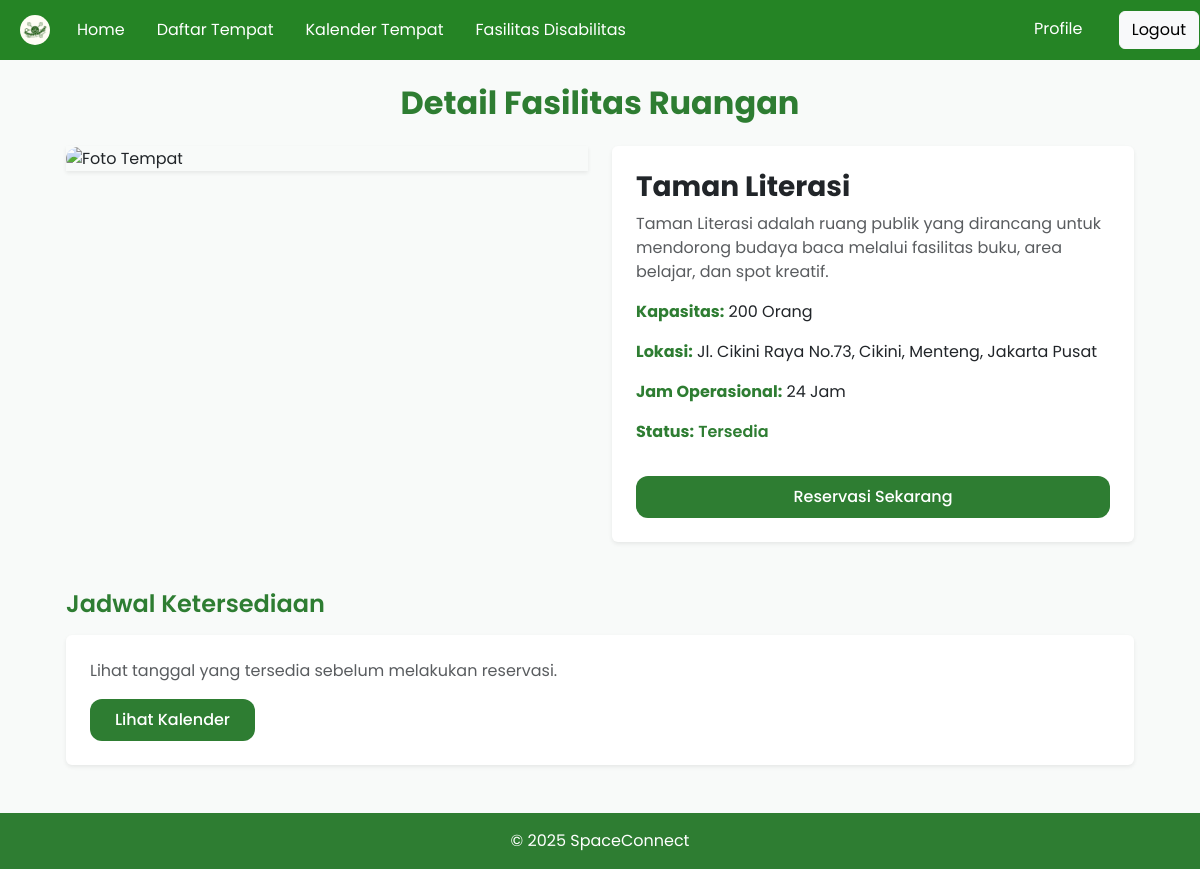
Screenshot of /usr-detail-fasilitas.php?id=5 (signed in) with the database file from the repository.
### tables this page shows
CREATE TABLE `tempat` (
  `id` int(50) NOT NULL,
  `namaTempat` text NOT NULL,
  `deskripsiTempat` text NOT NULL,
  `kapasitas` text NOT NULL,
  `lokasi` text NOT NULL,
  `jamOperasi` text NOT NULL,
  `foto` mediumblob NOT NULL
);

### usr-detail-fasilitas.php (the view, shortened to what this page needs)
<?php
    require 'php/koneksi.php';
    if (isset($_GET['id'])) {
        $id = intval($_GET['id']);
        $query = "SELECT * FROM tempat WHERE id = $id";
        $result = mysqli_query($conn, $query);
        if ($result && mysqli_num_rows($result) > 0) {
            $row = mysqli_fetch_assoc($result);
        } else {
            echo "Data tidak ditemukan.";
            exit;
        }
    } else {
        echo "ID tidak dikirim.";
        exit;
    }
?>
<!DOCTYPE html>
<html lang="id">
<head>
    <link rel="stylesheet" href="https://cdn.jsdelivr.net/npm/bootstrap@5.3.8/dist/css/bootstrap.min.css">
    <link rel="stylesheet" href="css/usr-detail-fasilitas.css">
    <link rel="stylesheet" href="navbar.css">
</head>
<body>
<?php include 'components/navbar.php'; ?>
<section class="central-container mt-4">
    <h2 class="fw-bold title-green text-center">Detail Fasilitas Ruangan</h2>
</section>
<?php if ($row): ?>
<section class="central-container mt-4">
    <div class="row g-4">
        <div class="col-lg-6">
            <div class="detail-img-wrap shadow-sm">
                <img src="php/show-img-tempat.php?id=<?php echo $row['id']; ?>" alt="Foto Tempat">
            </div>
        </div>
        <div class="col-lg-6">
            <div class="detail-info p-4 shadow-sm rounded">
                <h3 class="fw-bold mb-2"><?php echo htmlspecialchars($row['namaTempat']); ?></h3>
                <p class="text-muted">
                    <?php echo htmlspecialchars($row['deskripsiTempat']); ?>
                </p>
                <div class="mt-3">
                    <p><strong class="label">Kapasitas:</strong></strong> <?php echo htmlspecialchars($row['kapasitas']); ?></p>
                    <p><strong class="label">Lokasi:</strong> <?php echo htmlspecialchars($row['lokasi']); ?></p>
                    <p>
                        <strong class="label">Jam Operasional:</strong>
                        <?php echo htmlspecialchars($row['jamOperasi']); ?>
                    </p>
                    <p><strong class="label">Status:</strong>
                        <span class="status-available">Tersedia</span>
                    </p>
                </div>
                <a href="usr-form-reservasi.php" class="btn btn-green w-100 mt-3 py-2">
                    Reservasi Sekarang
                </a>
            </div>
        </div>
    </div>
</section>
<?php else: ?>
<p>Data fasilitas tidak ditemukan.</p>
<?php endif; ?>
<section class="central-container mt-5 mb-5">
    <h4 class="fw-semibold title-green mb-3">Jadwal Ketersediaan</h4>
    <div class="schedule-box shadow-sm p-4 rounded">
        <p class="text-muted">Lihat tanggal yang tersedia sebelum melakukan reservasi.</p>
        <a href="kalender-tempat.html" class="btn btn-green px-4 py-2">
            Lihat Kalender
        </a>
    </div>
</section>
<footer class="footer-green mt-5">
    <p class="m-0 text-white text-center py-3">© 2025 SpaceConnect</p>
</footer>
</body>
</html>

### css/usr-detail-fasilitas.css (style rules this page uses)
body { background: #f8faf9; font-family: "Poppins", sans-serif; }
.central-container { max-width: 1100px; margin: auto; padding: 0 16px; }
.title-green { color: #2e7d32; }
.detail-img-wrap img { width: 100%; height: 360px; object-fit: cover; border-radius: 16px; }
.detail-info { background: white; border-radius: 16px; }
.detail-info .label { color: #2e7d32; }
.status-available { color: #2e7d32; font-weight: 600; }
.btn-green { background-color: #2e7d32; color: white; border-radius: 12px; font-weight: 500; }
.schedule-box { background: white; border-radius: 14px; }
.footer-green { background-color: #2e7d32; }

### rows the page displays
tempat: namaTempat "Taman Literasi", deskripsiTempat "Taman Literasi adalah ruang publik yang dirancang untuk mendorong budaya baca melalui fasilitas buku, area belajar, dan spot kreatif.", kapasitas "200 Orang", lokasi "Jl. Cikini Raya No.73, Cikini, Menteng, Jakarta Pusat", jamOperasi "24 Jam"
